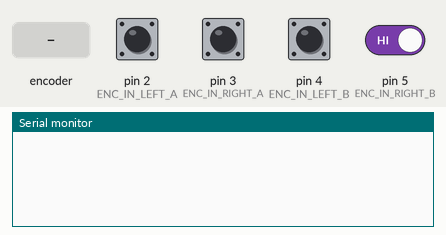
This sketch was run on a simulated Arduino Uno, built with avr-gcc and run on an emulated ATmega328P. On the bench: the last lines printed to the serial monitor. The test bench sets the inputs (shaded band); at power-on: pin 2 (ENC_IN_LEFT_A), pin 3 (ENC_IN_RIGHT_A), pin 4 (ENC_IN_LEFT_B), pin 5 (ENC_IN_RIGHT_B) HIGH.

Above: at 1.2 s.
1.3 s: rotary encoder on pin 2 (ENC_IN_LEFT_A) / pin 4 (ENC_IN_LEFT_B) turned 1 step (first pin leading)
At 2.4 s:
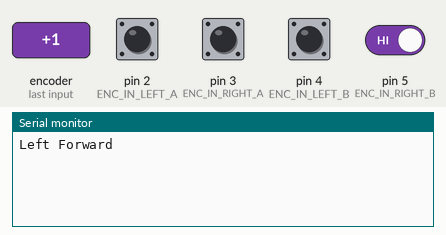
4.5 s: pin 3 (ENC_IN_RIGHT_A) pulled LOW for 0.15 s
At 4.9 s:
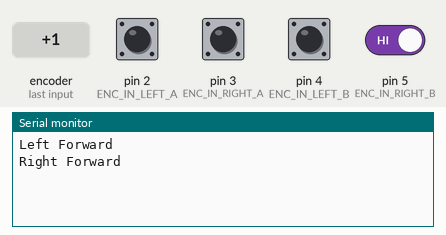
6.5 s: rotary encoder on pin 2 (ENC_IN_LEFT_A) / pin 4 (ENC_IN_LEFT_B) turned 2 steps (second pin leading)
At 7.4 s:
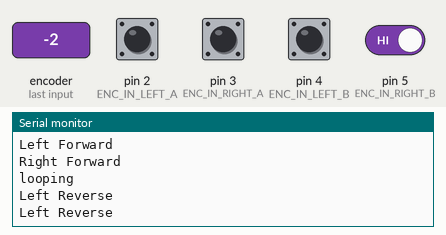
8.4 s: pin 3 (ENC_IN_RIGHT_A) driven LOW and pin 5 (ENC_IN_RIGHT_B) driven LOW
At 9.0 s:
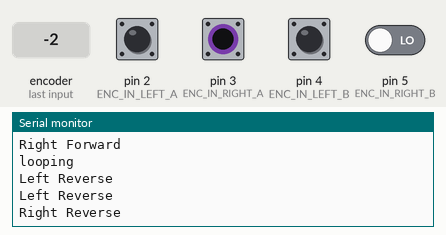

The sketch:

interupt_tester.ino
```cpp
// Encoder output to Arduino Interrupt pin. Tracks the tick count.
#define ENC_IN_LEFT_A 2
#define ENC_IN_RIGHT_A 3

// Other encoder output to Arduino to keep track of wheel direction
// Tracks the direction of rotation.
#define ENC_IN_LEFT_B 4
#define ENC_IN_RIGHT_B 5

// True = Forward; False = Reverse
boolean Direction_left = true;
boolean Direction_right = true;

// Minumum and maximum values for 16-bit integers
const int encoder_minimum = -32768;
const int encoder_maximum = 32767;


// Increment the number of ticks
void right_wheel_tick() {

  // Read the value for the encoder for the right wheel
  int val = digitalRead(ENC_IN_RIGHT_B);

  if(val == LOW) {
    Direction_right = false; // Reverse
    Serial.println("Right Reverse");
  }
  else {
    Direction_right = true; // Forward
    Serial.println("Right Forward");
  }
}

// Increment the number of ticks
void left_wheel_tick() {

  // Read the value for the encoder for the left wheel
  int val = digitalRead(ENC_IN_LEFT_B);

  if(val == LOW) {
    Direction_left = false; // Reverse
    Serial.println("Left Reverse");
  }
  else {
    Direction_left = true; // Forward
    Serial.println("Left Forward");
  }
}

void setup() {
  Serial.begin(9600);
  // Set pin states of the encoder
  pinMode(ENC_IN_LEFT_A , INPUT_PULLUP);
  pinMode(ENC_IN_LEFT_B , INPUT_PULLUP);
  pinMode(ENC_IN_RIGHT_A , INPUT_PULLUP);
  pinMode(ENC_IN_RIGHT_B , INPUT_PULLUP);

  // Every time the pin goes high, this is a tick
  attachInterrupt(digitalPinToInterrupt(ENC_IN_LEFT_A), left_wheel_tick, FALLING);
  attachInterrupt(digitalPinToInterrupt(ENC_IN_RIGHT_A), right_wheel_tick, FALLING);

}

void loop() {
  delay(5000);
  Serial.println("looping");
}
```

Measured:
- after the input at 1.3 s, the serial monitor: prints a new line at once (image 1)
- after the input at 4.5 s, the serial monitor: prints a new line at once (image 2)
- after the input at 6.5 s, the serial monitor: prints a new line at once (image 3)
- after the input at 8.4 s, the serial monitor: prints a new line at once (image 4)
